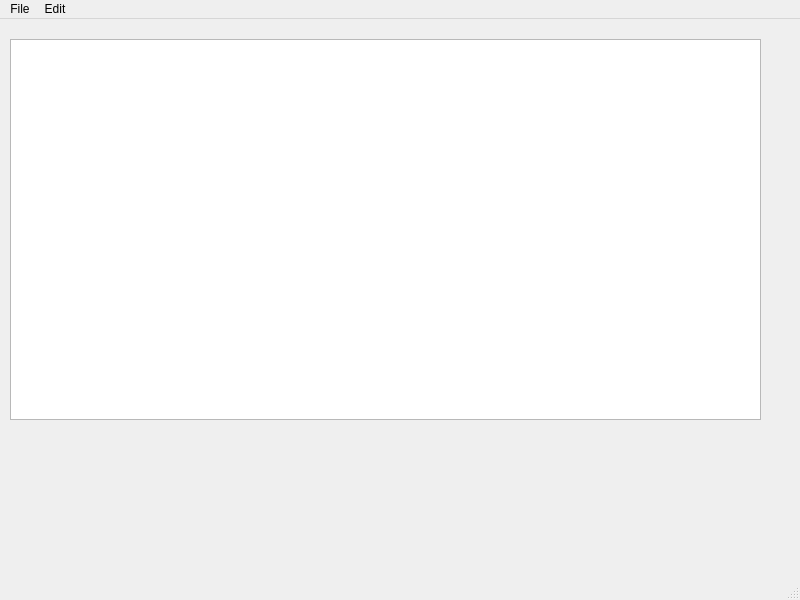
<?xml version="1.0" encoding="UTF-8"?>
<ui version="4.0">
 <class>MainWindow</class>
 <widget class="QMainWindow" name="MainWindow">
  <property name="geometry">
   <rect>
    <x>0</x>
    <y>0</y>
    <width>800</width>
    <height>600</height>
   </rect>
  </property>
  <property name="windowTitle">
   <string>MainWindow</string>
  </property>
  <widget class="QWidget" name="centralwidget">
   <widget class="QWidget" name="verticalLayoutWidget">
    <property name="geometry">
     <rect>
      <x>10</x>
      <y>20</y>
      <width>751</width>
      <height>381</height>
     </rect>
    </property>
    <layout class="QVBoxLayout" name="verticalLayout">
     <item>
      <widget class="QTextEdit" name="textEdit"/>
     </item>
    </layout>
   </widget>
  </widget>
  <widget class="QMenuBar" name="menubar">
   <property name="geometry">
    <rect>
     <x>0</x>
     <y>0</y>
     <width>800</width>
     <height>21</height>
    </rect>
   </property>
   <widget class="QMenu" name="menuFile">
    <property name="title">
     <string>File</string>
    </property>
    <addaction name="actionNew"/>
    <addaction name="actionOpen"/>
    <addaction name="actionSave_As"/>
    <addaction name="actionPrint"/>
    <addaction name="actionExit"/>
   </widget>
   <widget class="QMenu" name="menuEdit">
    <property name="title">
     <string>Edit</string>
    </property>
    <addaction name="actionCopy"/>
    <addaction name="actionPaste"/>
    <addaction name="actionCut"/>
    <addaction name="actionUndo"/>
    <addaction name="actionRedo"/>
   </widget>
   <addaction name="menuFile"/>
   <addaction name="menuEdit"/>
  </widget>
  <widget class="QStatusBar" name="statusbar"/>
  <action name="actionNew">
   <property name="icon">
    <iconset resource="Resources.qrc">
     <normaloff>:/Images/Icons/Icons/New.bmp</normaloff>:/Images/Icons/Icons/New.bmp</iconset>
   </property>
   <property name="text">
    <string>New</string>
   </property>
  </action>
  <action name="actionOpen">
   <property name="icon">
    <iconset resource="Resources.qrc">
     <normaloff>:/Images/Icons/Icons/Open.bmp</normaloff>:/Images/Icons/Icons/Open.bmp</iconset>
   </property>
   <property name="text">
    <string>Open</string>
   </property>
  </action>
  <action name="actionSave_As">
   <property name="icon">
    <iconset resource="Resources.qrc">
     <normaloff>:/Images/Icons/Icons/Save.bmp</normaloff>:/Images/Icons/Icons/Save.bmp</iconset>
   </property>
   <property name="text">
    <string>Save As</string>
   </property>
  </action>
  <action name="actionPrint">
   <property name="icon">
    <iconset resource="Resources.qrc">
     <normaloff>:/Images/Icons/Icons/Print.bmp</normaloff>:/Images/Icons/Icons/Print.bmp</iconset>
   </property>
   <property name="text">
    <string>Print</string>
   </property>
  </action>
  <action name="actionExit">
   <property name="icon">
    <iconset resource="Resources.qrc">
     <normaloff>:/Images/Icons/Icons/DeleteSticky.bmp</normaloff>:/Images/Icons/Icons/DeleteSticky.bmp</iconset>
   </property>
   <property name="text">
    <string>Exit</string>
   </property>
  </action>
  <action name="actionCopy">
   <property name="icon">
    <iconset resource="Resources.qrc">
     <normaloff>:/Images/Icons/Icons/Copy.bmp</normaloff>:/Images/Icons/Icons/Copy.bmp</iconset>
   </property>
   <property name="text">
    <string>Copy</string>
   </property>
  </action>
  <action name="actionPaste">
   <property name="icon">
    <iconset resource="Resources.qrc">
     <normaloff>:/Images/Icons/Icons/Paste.bmp</normaloff>:/Images/Icons/Icons/Paste.bmp</iconset>
   </property>
   <property name="text">
    <string>Paste</string>
   </property>
  </action>
  <action name="actionCut">
   <property name="icon">
    <iconset resource="Resources.qrc">
     <normaloff>:/Images/Icons/Icons/Cut.bmp</normaloff>:/Images/Icons/Icons/Cut.bmp</iconset>
   </property>
   <property name="text">
    <string>Cut</string>
   </property>
  </action>
  <action name="actionUndo">
   <property name="icon">
    <iconset resource="Resources.qrc">
     <normaloff>:/Images/Icons/Icons/Undo.bmp</normaloff>:/Images/Icons/Icons/Undo.bmp</iconset>
   </property>
   <property name="text">
    <string>Undo</string>
   </property>
  </action>
  <action name="actionRedo">
   <property name="icon">
    <iconset resource="Resources.qrc">
     <normaloff>:/Images/Icons/Icons/Redo.bmp</normaloff>:/Images/Icons/Icons/Redo.bmp</iconset>
   </property>
   <property name="text">
    <string>Redo</string>
   </property>
  </action>
 </widget>
 <resources>
  <include location="Resources.qrc"/>
 </resources>
 <connections/>
</ui>
